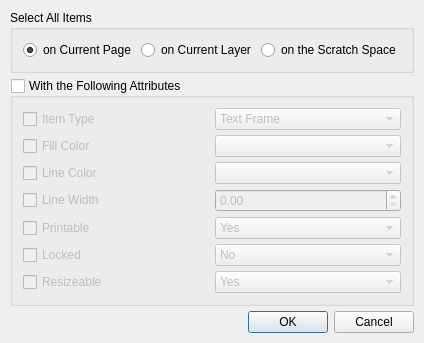
<?xml version="1.0" encoding="UTF-8"?>
<ui version="4.0">
 <class>selectDialog</class>
 <widget class="QDialog" name="selectDialog">
  <property name="geometry">
   <rect>
    <x>0</x>
    <y>0</y>
    <width>423</width>
    <height>321</height>
   </rect>
  </property>
  <property name="sizePolicy">
   <sizepolicy hsizetype="Preferred" vsizetype="Preferred">
    <horstretch>0</horstretch>
    <verstretch>0</verstretch>
   </sizepolicy>
  </property>
  <property name="windowTitle">
   <string>Select All Items</string>
  </property>
  <property name="modal">
   <bool>true</bool>
  </property>
  <layout class="QVBoxLayout">
   <property name="spacing">
    <number>5</number>
   </property>
   <property name="margin">
    <number>10</number>
   </property>
   <item>
    <widget class="QGroupBox" name="rangeGroup">
     <property name="title">
      <string>Select All Items</string>
     </property>
     <layout class="QHBoxLayout">
      <property name="spacing">
       <number>5</number>
      </property>
      <property name="margin">
       <number>10</number>
      </property>
      <item>
       <widget class="QRadioButton" name="buttonCurrentPage">
        <property name="toolTip">
         <string>Select all items on the current page</string>
        </property>
        <property name="text">
         <string>on Current Page</string>
        </property>
        <property name="checked">
         <bool>true</bool>
        </property>
       </widget>
      </item>
      <item>
       <widget class="QRadioButton" name="buttonCurrentLayer">
        <property name="toolTip">
         <string>Select all items on the current layer on all pages</string>
        </property>
        <property name="text">
         <string>on Current Layer</string>
        </property>
       </widget>
      </item>
      <item>
       <widget class="QRadioButton" name="buttonWorkspace">
        <property name="toolTip">
         <string>Select all items not on a page</string>
        </property>
        <property name="text">
         <string>on the Scratch Space</string>
        </property>
       </widget>
      </item>
     </layout>
    </widget>
   </item>
   <item>
    <widget class="QGroupBox" name="attributeGroup">
     <property name="toolTip">
      <string>Narrow the selection of items based on various item properties</string>
     </property>
     <property name="title">
      <string>With the Following Attributes</string>
     </property>
     <property name="checkable">
      <bool>true</bool>
     </property>
     <property name="checked">
      <bool>false</bool>
     </property>
     <layout class="QGridLayout">
      <property name="margin">
       <number>10</number>
      </property>
      <property name="spacing">
       <number>5</number>
      </property>
      <item row="0" column="0">
       <widget class="QCheckBox" name="useItemType">
        <property name="toolTip">
         <string>Select based on item type</string>
        </property>
        <property name="text">
         <string>Item Type</string>
        </property>
       </widget>
      </item>
      <item row="0" column="1">
       <widget class="QComboBox" name="itemTypeCombo">
        <property name="enabled">
         <bool>false</bool>
        </property>
        <item>
         <property name="text">
          <string>Text Frame</string>
         </property>
        </item>
        <item>
         <property name="text">
          <string>Image Frame</string>
         </property>
        </item>
        <item>
         <property name="text">
          <string>Shape</string>
         </property>
        </item>
        <item>
         <property name="text">
          <string>Polyline</string>
         </property>
        </item>
        <item>
         <property name="text">
          <string>Line</string>
         </property>
        </item>
        <item>
         <property name="text">
          <string>Render Frame</string>
         </property>
        </item>
        <item>
         <property name="text">
          <string>Symbol</string>
         </property>
        </item>
       </widget>
      </item>
      <item row="1" column="0">
       <widget class="QCheckBox" name="useFillColor">
        <property name="toolTip">
         <string>Select based on the color that the item is filled with</string>
        </property>
        <property name="text">
         <string>Fill Color</string>
        </property>
       </widget>
      </item>
      <item row="1" column="1">
       <widget class="ColorCombo" name="backgroundCombo">
        <property name="enabled">
         <bool>false</bool>
        </property>
       </widget>
      </item>
      <item row="2" column="0">
       <widget class="QCheckBox" name="useLineColor">
        <property name="toolTip">
         <string>Select based on the color of the line or outline</string>
        </property>
        <property name="text">
         <string>Line Color</string>
        </property>
       </widget>
      </item>
      <item row="2" column="1">
       <widget class="ColorCombo" name="lineCombo">
        <property name="enabled">
         <bool>false</bool>
        </property>
       </widget>
      </item>
      <item row="3" column="0">
       <widget class="QCheckBox" name="useLineWidth">
        <property name="toolTip">
         <string>Select based on the width of the line of the item</string>
        </property>
        <property name="text">
         <string>Line Width</string>
        </property>
       </widget>
      </item>
      <item row="3" column="1">
       <widget class="ScrSpinBox" name="lineWidthSpin">
        <property name="enabled">
         <bool>false</bool>
        </property>
       </widget>
      </item>
      <item row="4" column="0">
       <widget class="QCheckBox" name="usePrintState">
        <property name="toolTip">
         <string>Select items based on whether they will be printed or not</string>
        </property>
        <property name="text">
         <string>Printable</string>
        </property>
       </widget>
      </item>
      <item row="4" column="1">
       <widget class="QComboBox" name="printStateCombo">
        <property name="enabled">
         <bool>false</bool>
        </property>
        <item>
         <property name="text">
          <string>Yes</string>
         </property>
        </item>
        <item>
         <property name="text">
          <string>No</string>
         </property>
        </item>
       </widget>
      </item>
      <item row="5" column="0">
       <widget class="QCheckBox" name="useLockedState">
        <property name="toolTip">
         <string>Select items based on their locked status</string>
        </property>
        <property name="text">
         <string>Locked</string>
        </property>
       </widget>
      </item>
      <item row="5" column="1">
       <widget class="QComboBox" name="lockStateCombo">
        <property name="enabled">
         <bool>false</bool>
        </property>
        <property name="currentIndex">
         <number>1</number>
        </property>
        <item>
         <property name="text">
          <string>Yes</string>
         </property>
        </item>
        <item>
         <property name="text">
          <string>No</string>
         </property>
        </item>
       </widget>
      </item>
      <item row="6" column="0">
       <widget class="QCheckBox" name="useResizeState">
        <property name="toolTip">
         <string>Select items based on whether they have their size locked or not</string>
        </property>
        <property name="text">
         <string>Resizeable</string>
        </property>
       </widget>
      </item>
      <item row="6" column="1">
       <widget class="QComboBox" name="resizeStateCombo">
        <property name="enabled">
         <bool>false</bool>
        </property>
        <item>
         <property name="text">
          <string>Yes</string>
         </property>
        </item>
        <item>
         <property name="text">
          <string>No</string>
         </property>
        </item>
       </widget>
      </item>
     </layout>
    </widget>
   </item>
   <item>
    <widget class="QDialogButtonBox" name="buttonBox">
     <property name="orientation">
      <enum>Qt::Horizontal</enum>
     </property>
     <property name="standardButtons">
      <set>QDialogButtonBox::Cancel|QDialogButtonBox::Ok</set>
     </property>
    </widget>
   </item>
  </layout>
 </widget>
 <customwidgets>
  <customwidget>
   <class>ColorCombo</class>
   <extends>QComboBox</extends>
   <header>ui/colorcombo.h</header>
  </customwidget>
  <customwidget>
   <class>ScrSpinBox</class>
   <extends>QDoubleSpinBox</extends>
   <header>ui/scrspinbox.h</header>
  </customwidget>
 </customwidgets>
 <resources/>
 <connections>
  <connection>
   <sender>buttonBox</sender>
   <signal>accepted()</signal>
   <receiver>selectDialog</receiver>
   <slot>accept()</slot>
   <hints>
    <hint type="sourcelabel">
     <x>307</x>
     <y>545</y>
    </hint>
    <hint type="destinationlabel">
     <x>157</x>
     <y>208</y>
    </hint>
   </hints>
  </connection>
  <connection>
   <sender>buttonBox</sender>
   <signal>rejected()</signal>
   <receiver>selectDialog</receiver>
   <slot>reject()</slot>
   <hints>
    <hint type="sourcelabel">
     <x>375</x>
     <y>545</y>
    </hint>
    <hint type="destinationlabel">
     <x>286</x>
     <y>208</y>
    </hint>
   </hints>
  </connection>
  <connection>
   <sender>useItemType</sender>
   <signal>clicked(bool)</signal>
   <receiver>itemTypeCombo</receiver>
   <slot>setEnabled(bool)</slot>
   <hints>
    <hint type="sourcelabel">
     <x>70</x>
     <y>110</y>
    </hint>
    <hint type="destinationlabel">
     <x>246</x>
     <y>116</y>
    </hint>
   </hints>
  </connection>
  <connection>
   <sender>useFillColor</sender>
   <signal>clicked(bool)</signal>
   <receiver>backgroundCombo</receiver>
   <slot>setEnabled(bool)</slot>
   <hints>
    <hint type="sourcelabel">
     <x>69</x>
     <y>141</y>
    </hint>
    <hint type="destinationlabel">
     <x>265</x>
     <y>143</y>
    </hint>
   </hints>
  </connection>
  <connection>
   <sender>useLineColor</sender>
   <signal>clicked(bool)</signal>
   <receiver>lineCombo</receiver>
   <slot>setEnabled(bool)</slot>
   <hints>
    <hint type="sourcelabel">
     <x>52</x>
     <y>175</y>
    </hint>
    <hint type="destinationlabel">
     <x>243</x>
     <y>179</y>
    </hint>
   </hints>
  </connection>
  <connection>
   <sender>useLineWidth</sender>
   <signal>clicked(bool)</signal>
   <receiver>lineWidthSpin</receiver>
   <slot>setEnabled(bool)</slot>
   <hints>
    <hint type="sourcelabel">
     <x>46</x>
     <y>218</y>
    </hint>
    <hint type="destinationlabel">
     <x>222</x>
     <y>222</y>
    </hint>
   </hints>
  </connection>
  <connection>
   <sender>usePrintState</sender>
   <signal>clicked(bool)</signal>
   <receiver>printStateCombo</receiver>
   <slot>setEnabled(bool)</slot>
   <hints>
    <hint type="sourcelabel">
     <x>71</x>
     <y>252</y>
    </hint>
    <hint type="destinationlabel">
     <x>219</x>
     <y>260</y>
    </hint>
   </hints>
  </connection>
  <connection>
   <sender>useLockedState</sender>
   <signal>clicked(bool)</signal>
   <receiver>lockStateCombo</receiver>
   <slot>setEnabled(bool)</slot>
   <hints>
    <hint type="sourcelabel">
     <x>72</x>
     <y>303</y>
    </hint>
    <hint type="destinationlabel">
     <x>239</x>
     <y>290</y>
    </hint>
   </hints>
  </connection>
  <connection>
   <sender>useResizeState</sender>
   <signal>clicked(bool)</signal>
   <receiver>resizeStateCombo</receiver>
   <slot>setEnabled(bool)</slot>
   <hints>
    <hint type="sourcelabel">
     <x>82</x>
     <y>336</y>
    </hint>
    <hint type="destinationlabel">
     <x>251</x>
     <y>328</y>
    </hint>
   </hints>
  </connection>
 </connections>
</ui>
